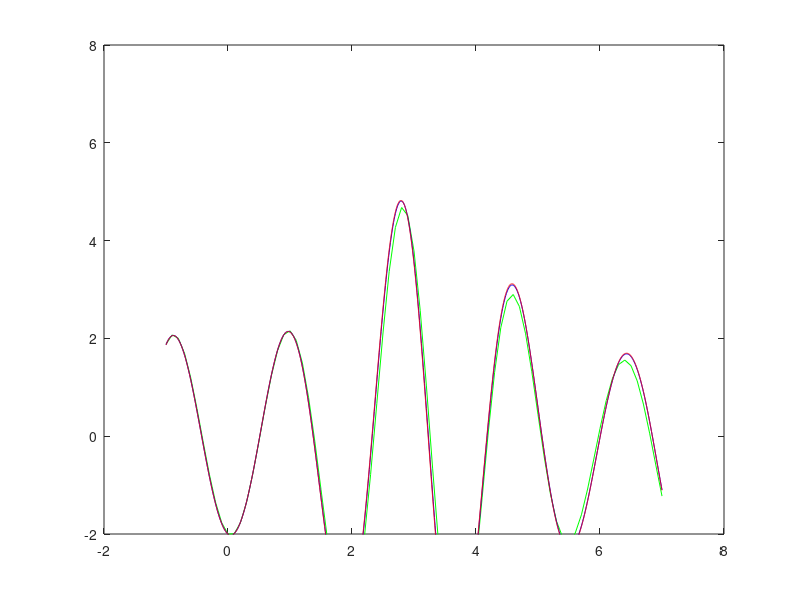

This figure's MATLAB source:
clear all
h = -0.1;
x = 0:h:-1;
N = length(x);
y(1) = -2;
z0 = -1;
y(2) = y(1) + h*z0 + h^2/2*(-12*y(1) - (2- sin(2))*z0);

for n=2:N-1
    y(n+1) = 2*y(n) - y(n-1) + h^2*(-12*y(n) - (2- sin(x(n))*(y(n) - y(n-1))/h));
end
plot(x,y,'g');
axis([-2,8,-2,8])

hold on; 

h = 0.1;
x = 0:h:7;
N = length(x);
y(1) = -2;
z0 = -1;
y(2) = y(1) + h*z0 + h^2/2*(-12*y(1) - (2- sin(2)*z0));

for n=2:N-1
    y(n+1) = 2*y(n) - y(n-1) + h^2*(-12*y(n) - (2- sin(x(n))*(y(n) - y(n-1))/h));
end
plot(x,y,'g');
axis([-2,8,-2,8])

clear all
%2stupka 
h = -0.01;
x = 0:h:-1;
N = length(x);
y(1) = -2;
z0 = -1;
y(2) = y(1) + h*z0 + h^2/2*(-12*y(1) - (2- sin(2))*z0);

for n=2:N-1
    y(n+1) = 2*y(n) - y(n-1) + h^2*(-12*y(n) - (2- sin(x(n))*(y(n) - y(n-1))/h));
end
plot(x,y,'b');
axis([-2,8,-2,8])

hold on; 

h = 0.01;
x = 0:h:7;
N = length(x);
y(1) = -2;
z0 = -1;
y(2) = y(1) + h*z0 + h^2/2*(-12*y(1) - (2- sin(2)*z0));

for n=2:N-1
    y(n+1) = 2*y(n) - y(n-1) + h^2*(-12*y(n) - (2- sin(x(n))*(y(n) - y(n-1))/h));
end
plot(x,y,'b');
axis([-2,8,-2,8])
%3stupka 
h = -0.001;
x = 0:h:-1;
N = length(x);
y(1) = -2;
z0 = -1;
y(2) = y(1) + h*z0 + h^2/2*(-12*y(1) - (2- sin(2))*z0);

for n=2:N-1
    y(n+1) = 2*y(n) - y(n-1) + h^2*(-12*y(n) - (2 - sin(x(n))*(y(n) - y(n-1))/h));
end
plot(x,y,'r');
axis([-2,8,-2,8])

hold on; 

h = 0.001;
x = 0:h:7;
N = length(x);
y(1) = -2;
z0 = -1;
y(2) = y(1) + h*z0 + h^2/2*(-12*y(1) - (2- sin(2)*z0));

for n=2:N-1
    y(n+1) = 2*y(n) - y(n-1) + h^2*(-12*y(n) - (2 - sin(x(n))*(y(n) - y(n-1))/h));
end
plot(x,y,'r');
axis([-2,8,-2,8])